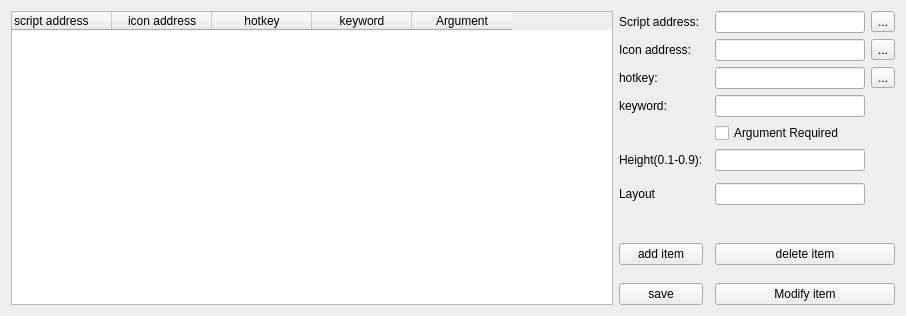
<?xml version="1.0" encoding="UTF-8"?>
<ui version="4.0">
 <class>Setting</class>
 <widget class="QWidget" name="Setting">
  <property name="geometry">
   <rect>
    <x>0</x>
    <y>0</y>
    <width>906</width>
    <height>313</height>
   </rect>
  </property>
  <property name="maximumSize">
   <size>
    <width>100000</width>
    <height>100000</height>
   </size>
  </property>
  <property name="windowTitle">
   <string>Mutate Preferences</string>
  </property>
  <layout class="QGridLayout" name="gridLayout">
   <item row="7" column="3">
    <widget class="QLabel" name="label">
     <property name="text">
      <string>Layout</string>
     </property>
    </widget>
   </item>
   <item row="13" column="3">
    <widget class="QPushButton" name="save">
     <property name="maximumSize">
      <size>
       <width>100000</width>
       <height>100000</height>
      </size>
     </property>
     <property name="text">
      <string>save</string>
     </property>
    </widget>
   </item>
   <item row="10" column="5" colspan="2">
    <widget class="QPushButton" name="delete_2">
     <property name="maximumSize">
      <size>
       <width>100000</width>
       <height>100000</height>
      </size>
     </property>
     <property name="text">
      <string>delete item</string>
     </property>
    </widget>
   </item>
   <item row="0" column="0" rowspan="14">
    <widget class="QTableWidget" name="tableWidget">
     <property name="maximumSize">
      <size>
       <width>100000</width>
       <height>100000</height>
      </size>
     </property>
     <column>
      <property name="text">
       <string>script address</string>
      </property>
      <property name="textAlignment">
       <set>AlignLeading|AlignVCenter</set>
      </property>
     </column>
     <column>
      <property name="text">
       <string>icon address</string>
      </property>
     </column>
     <column>
      <property name="text">
       <string>hotkey</string>
      </property>
     </column>
     <column>
      <property name="text">
       <string>keyword</string>
      </property>
     </column>
     <column>
      <property name="text">
       <string>Argument</string>
      </property>
     </column>
    </widget>
   </item>
   <item row="0" column="6">
    <widget class="QToolButton" name="openfile">
     <property name="text">
      <string>...</string>
     </property>
    </widget>
   </item>
   <item row="4" column="5">
    <widget class="QCheckBox" name="checkBox">
     <property name="text">
      <string>Argument Required</string>
     </property>
    </widget>
   </item>
   <item row="2" column="3">
    <widget class="QLabel" name="namel_3">
     <property name="text">
      <string>hotkey:</string>
     </property>
    </widget>
   </item>
   <item row="0" column="5">
    <widget class="QLineEdit" name="fileaddress">
     <property name="maximumSize">
      <size>
       <width>150</width>
       <height>100000</height>
      </size>
     </property>
    </widget>
   </item>
   <item row="1" column="3">
    <widget class="QLabel" name="namel_2">
     <property name="text">
      <string>Icon address:</string>
     </property>
    </widget>
   </item>
   <item row="2" column="6">
    <widget class="QToolButton" name="hotkey_2">
     <property name="text">
      <string>...</string>
     </property>
    </widget>
   </item>
   <item row="0" column="3">
    <widget class="QLabel" name="namel">
     <property name="text">
      <string>Script address:</string>
     </property>
    </widget>
   </item>
   <item row="2" column="5">
    <widget class="QLineEdit" name="hotkey">
     <property name="maximumSize">
      <size>
       <width>150</width>
       <height>100000</height>
      </size>
     </property>
    </widget>
   </item>
   <item row="1" column="6">
    <widget class="QToolButton" name="openfile_2">
     <property name="text">
      <string>...</string>
     </property>
    </widget>
   </item>
   <item row="3" column="3">
    <widget class="QLabel" name="namel_4">
     <property name="text">
      <string>keyword:</string>
     </property>
    </widget>
   </item>
   <item row="1" column="5">
    <widget class="QLineEdit" name="iconaddress">
     <property name="maximumSize">
      <size>
       <width>150</width>
       <height>100000</height>
      </size>
     </property>
     <property name="text">
      <string/>
     </property>
    </widget>
   </item>
   <item row="3" column="5">
    <widget class="QLineEdit" name="keyword">
     <property name="maximumSize">
      <size>
       <width>150</width>
       <height>100000</height>
      </size>
     </property>
     <property name="text">
      <string/>
     </property>
    </widget>
   </item>
   <item row="10" column="3">
    <widget class="QPushButton" name="add">
     <property name="maximumSize">
      <size>
       <width>100000</width>
       <height>100000</height>
      </size>
     </property>
     <property name="text">
      <string>add item</string>
     </property>
    </widget>
   </item>
   <item row="13" column="5" colspan="2">
    <widget class="QPushButton" name="modify">
     <property name="maximumSize">
      <size>
       <width>100000</width>
       <height>100000</height>
      </size>
     </property>
     <property name="text">
      <string>Modify item</string>
     </property>
    </widget>
   </item>
   <item row="5" column="3">
    <widget class="QLabel" name="height">
     <property name="text">
      <string>Height(0.1-0.9):</string>
     </property>
    </widget>
   </item>
   <item row="5" column="5">
    <widget class="QLineEdit" name="Height">
     <property name="maximumSize">
      <size>
       <width>150</width>
       <height>16777215</height>
      </size>
     </property>
    </widget>
   </item>
   <item row="9" column="3" colspan="4">
    <spacer name="horizontalSpacer_2">
     <property name="orientation">
      <enum>Qt::Horizontal</enum>
     </property>
     <property name="sizeHint" stdset="0">
      <size>
       <width>40</width>
       <height>20</height>
      </size>
     </property>
    </spacer>
   </item>
   <item row="7" column="5">
    <widget class="QLineEdit" name="Layout">
     <property name="maximumSize">
      <size>
       <width>150</width>
       <height>16777215</height>
      </size>
     </property>
    </widget>
   </item>
  </layout>
 </widget>
 <resources/>
 <connections/>
</ui>
